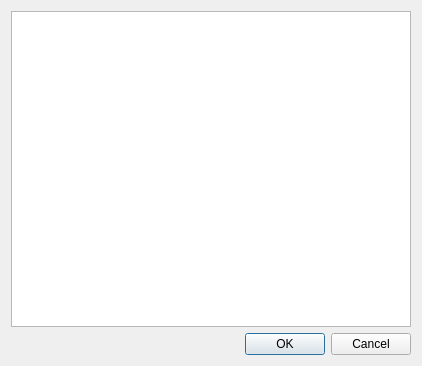
<?xml version="1.0" encoding="UTF-8"?>
<ui version="4.0">
 <class>QgsEmbeddedLayerSelectDialog</class>
 <widget class="QDialog" name="QgsEmbeddedLayerSelectDialog">
  <property name="geometry">
   <rect>
    <x>0</x>
    <y>0</y>
    <width>422</width>
    <height>366</height>
   </rect>
  </property>
  <property name="windowTitle">
   <string>Select Layers to Embed</string>
  </property>
  <layout class="QVBoxLayout" name="verticalLayout">
   <item>
    <widget class="QListView" name="mLayers">
     <property name="selectionMode">
      <enum>QAbstractItemView::ExtendedSelection</enum>
     </property>
     <property name="selectionBehavior">
      <enum>QAbstractItemView::SelectRows</enum>
     </property>
    </widget>
   </item>
   <item>
    <widget class="QDialogButtonBox" name="buttonBox">
     <property name="orientation">
      <enum>Qt::Horizontal</enum>
     </property>
     <property name="standardButtons">
      <set>QDialogButtonBox::Cancel|QDialogButtonBox::Ok</set>
     </property>
    </widget>
   </item>
  </layout>
 </widget>
 <resources/>
 <connections>
  <connection>
   <sender>buttonBox</sender>
   <signal>rejected()</signal>
   <receiver>QgsEmbeddedLayerSelectDialog</receiver>
   <slot>reject()</slot>
   <hints>
    <hint type="sourcelabel">
     <x>316</x>
     <y>260</y>
    </hint>
    <hint type="destinationlabel">
     <x>286</x>
     <y>274</y>
    </hint>
   </hints>
  </connection>
  <connection>
   <sender>buttonBox</sender>
   <signal>accepted()</signal>
   <receiver>QgsEmbeddedLayerSelectDialog</receiver>
   <slot>accept()</slot>
   <hints>
    <hint type="sourcelabel">
     <x>248</x>
     <y>254</y>
    </hint>
    <hint type="destinationlabel">
     <x>157</x>
     <y>274</y>
    </hint>
   </hints>
  </connection>
 </connections>
</ui>
